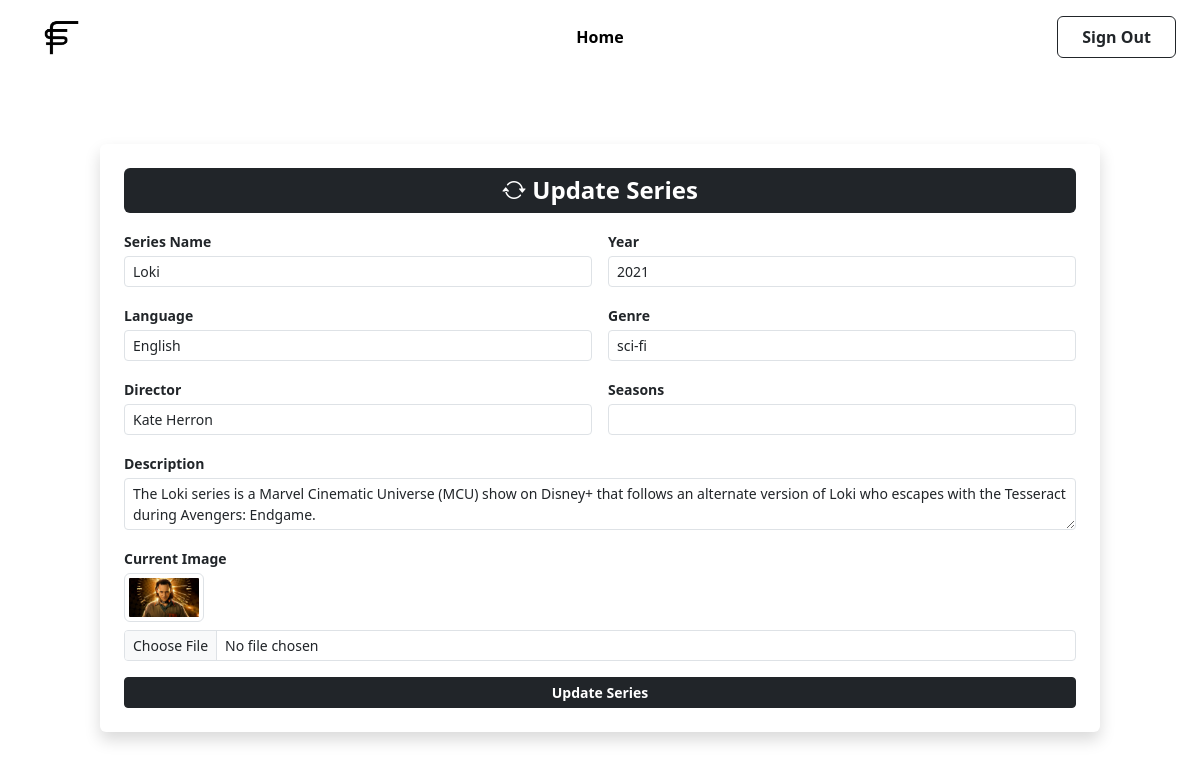
/update_series/1/, run on the app's committed database.
### movie_app/models.py (models this page shows, shortened)
class Series(models.Model):
  series_name=models.CharField(max_length=50)
  series_year=models.CharField(max_length=10)
  series_language=models.CharField(max_length=10,default='None')
  series_genre=models.CharField(max_length=20,default='None')
  series_seasons=models.CharField(max_length=20)
  series_director=models.CharField(max_length=50)
  series_description=models.TextField()
  series_image=models.ImageField(upload_to='series_images')

### movie_app/views.py (the view, shortened to what this page needs)
# urls.py: path('update_series/<int:up_id>/',views.update_series,name='update_series'),
def update_series(request, up_id):
    s_update = Series.objects.get(id=up_id)
    return render(request, 'update_series.html', {'series': s_update})

### templates/update_series.html (shortened to what this page needs)
{% extends 'admin_base.html' %}
{% load static %}
{% block content %}
<div class="d-flex justify-content-center align-items-center mt-4">
  <div class="shadow p-4 rounded bg-white w-100" style="max-width: 1000px;">
    <h4 class="text-center mb-3 fw-bold text-white bg-dark py-2 rounded"><i class="bi bi-arrow-repeat"></i> Update Series</h4>
    <form method="POST" enctype="multipart/form-data">
      <div class="row g-3">
        <div class="col-md-6">
          <label class="form-label fw-semibold small mb-1">Series Name</label>
          <input type="text" name="series_name" value="{{ series.series_name }}" class="form-control form-control-sm" required>
        </div>
        <div class="col-md-6">
          <label class="form-label fw-semibold small mb-1">Year</label>
          <input type="number" name="series_year" value="{{ series.series_year }}" class="form-control form-control-sm" required>
        </div>
        <div class="col-md-6">
          <label class="form-label fw-semibold small mb-1">Language</label>
          <input type="text" name="series_language" value="{{ series.series_language }}" class="form-control form-control-sm">
        </div>
        <div class="col-md-6">
          <label class="form-label fw-semibold small mb-1">Genre</label>
          <input type="text" name="series_genre" value="{{ series.series_genre }}" class="form-control form-control-sm">
        </div>
        <div class="col-md-6">
          <label class="form-label fw-semibold small mb-1">Director</label>
          <input type="text" name="series_director" value="{{ series.series_director }}" class="form-control form-control-sm">
        </div>
        <div class="col-md-6">
          <label class="form-label fw-semibold small mb-1">Seasons</label>
          <input type="number" name="series_seasons" value="{{ series.series_seasons }}" class="form-control form-control-sm">
        </div>
        <div class="col-12">
          <label class="form-label fw-semibold small mb-1">Description</label>
          <textarea name="series_description" rows="2" class="form-control form-control-sm">{{ series.series_description }}</textarea>
        </div>
        <div class="col-12">
          <label class="form-label fw-semibold small mb-1">Current Image</label><br>
          {% if series.series_image %}
            <img src="{{ series.series_image.url }}" alt="Series Image" class="img-thumbnail mb-1" style="width:80px;">
          {% else %}
            <p class="small text-muted">No image uploaded</p>
          {% endif %}
          <input type="file" name="series_image" class="form-control form-control-sm mt-1">
        </div>
      </div>
      <div class="d-grid mt-3">
        <button type="submit" class="btn btn-dark btn-sm fw-semibold">Update Series</button>
      </div>
    </form>
  </div>
</div>
{% endblock %}

### static/website.css (style rules this page uses)
body { background-color: #ffffff; }
.text-center { font-weight: 700; }

### data on the page
Series: series_name "Loki", series_year "2021", series_language "English", series_genre "sci-fi", series_director "Kate Herron", series_description "The Loki series is a Marvel Cinematic Universe (MCU) show on Disney+ that follows an alternate version of Loki who escapes with the Tesseract during Avengers: Endgame.", series_image (picture)
